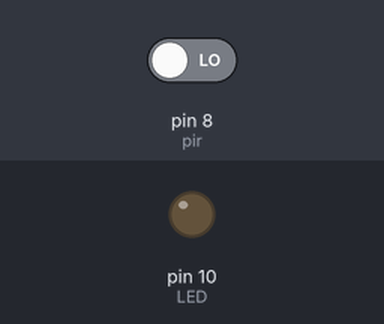
The sketch below on a simulated Arduino Uno, built with avr-gcc and run on an emulated ATmega328P. Shown: output pins drawn as LEDs (lit = HIGH). Inputs (shaded band) come from the test bench; at power-on: pin 8 (pir) LOW. What the sketch prints to the serial monitor is not drawn.

Above: at 2.8 s.
2.9 s: pin 8 (pir) driven HIGH
At 4.2 s:
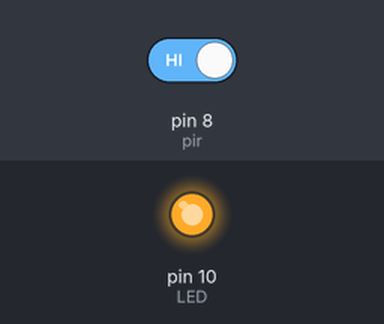
4.5 s: pin 8 (pir) driven LOW
At 5.8 s:
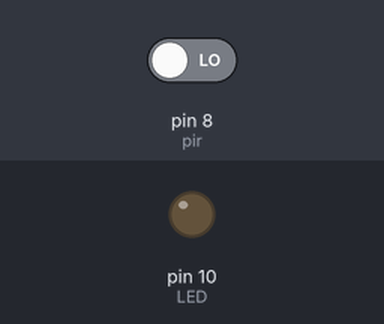
Timing chart, 0 to 7.5 s (numbered marks = the images above; inputs shaded):
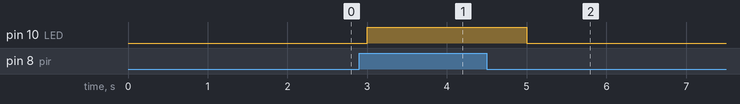

The sketch:

PIR.ino
```cpp
const int pir = 8;
const int LED = 10;
void setup() {
  // put your setup code here, to run once:
  pinMode(pir, INPUT);
  pinMode(LED, OUTPUT);
  Serial.begin(9600);
}

void loop() {
  // put your main code here, to run repeatedly:
  int pirValue = digitalRead(pir);
  Serial.print(pirValue);
  if ( pirValue == HIGH) {
    digitalWrite(LED, HIGH);
  } else {
    digitalWrite(LED, LOW);
  }
  delay(1000);
}
```

Measured:
- after the input at 2.9 s, pin 10 (LED): LOW → HIGH after 0.10 s
- after the input at 4.5 s, pin 10 (LED): HIGH → LOW after 0.50 s
